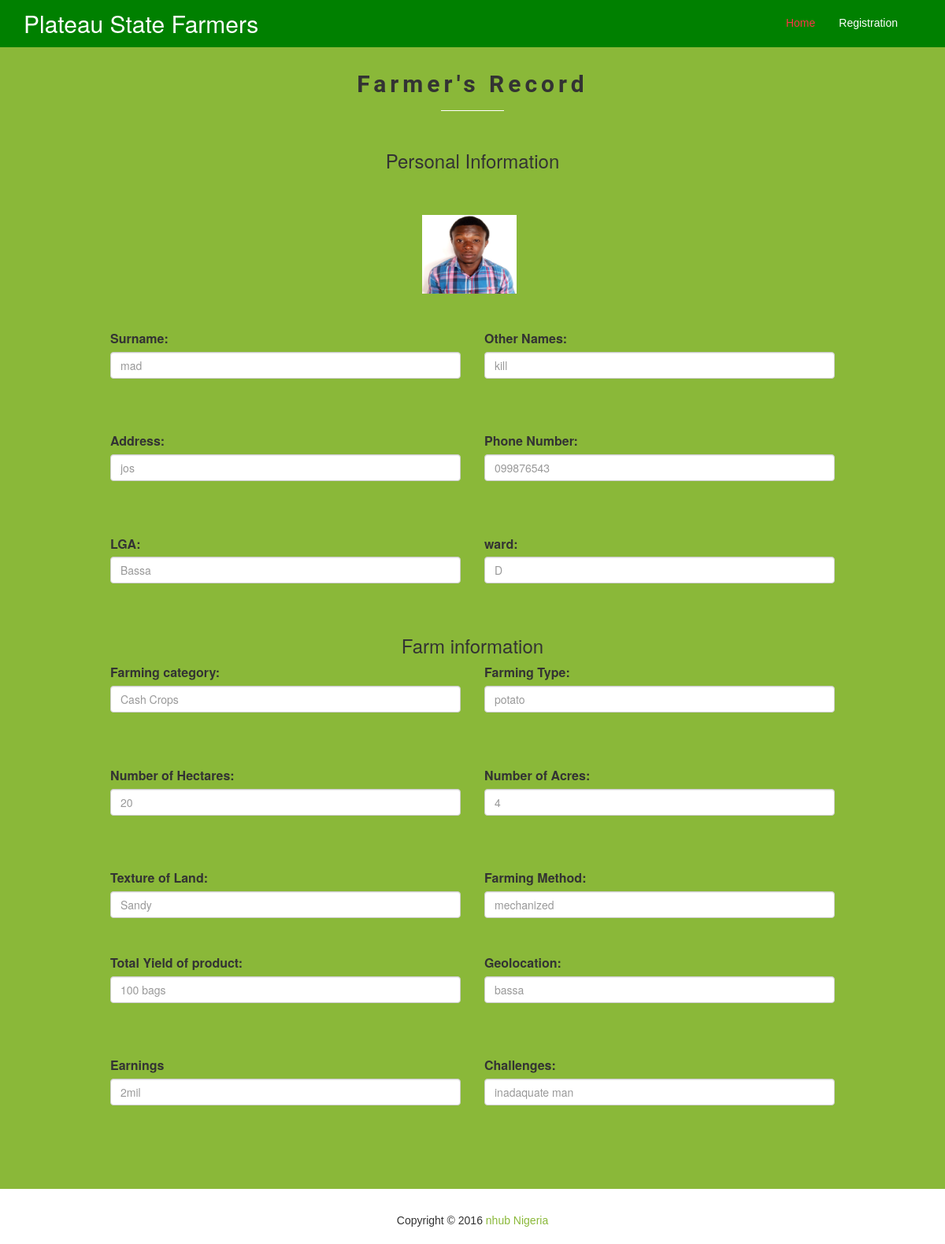
The app's page /display.php?barcode=017202857837 with its own data.
### tables this page shows
CREATE TABLE IF NOT EXISTS `farmers` (
`id` int(10) NOT NULL,
  `surname` varchar(200) NOT NULL,
  `othernames` varchar(200) NOT NULL,
  `picture` varchar(200) NOT NULL,
  `address` varchar(200) NOT NULL,
  `phone_number` varchar(200) NOT NULL,
  `number_of_hectares` varchar(200) NOT NULL,
  `land_texture` varchar(200) NOT NULL,
  `number_of_acres` varchar(200) NOT NULL,
  `product_yield` varchar(200) NOT NULL,
  `geolocation` varchar(200) NOT NULL,
  `earning` varchar(200) NOT NULL,
  `challenges` varchar(200) NOT NULL,
  `farming_method` varchar(200) NOT NULL,
  `LGA_id` int(10) NOT NULL,
  `ward_id` int(10) NOT NULL,
  `farmcat_id` int(10) NOT NULL,
  `farmtype_id` int(10) NOT NULL,
  `barcode` varchar(200) NOT NULL
);

CREATE TABLE IF NOT EXISTS `localgov` (
`id` int(10) NOT NULL,
  `name` varchar(200) NOT NULL
);

CREATE TABLE IF NOT EXISTS `ward` (
`id` int(10) NOT NULL,
  `name` varchar(200) NOT NULL,
  `LGA_id` int(10) NOT NULL
);

CREATE TABLE IF NOT EXISTS `farming_category` (
`id` int(10) NOT NULL,
  `name` varchar(200) NOT NULL
);

CREATE TABLE IF NOT EXISTS `farm_type` (
`id` int(10) NOT NULL,
  `description` varchar(200) NOT NULL,
  `farmcat_id` int(10) NOT NULL
);

### display.php (the view, shortened to what this page needs)
<?php
	$bar= $_GET['barcode'];
	$sql = mysql_query("select * from farmers WHERE barcode='$bar'") or die(mysql_error());
	$g=mysql_fetch_array($sql);
?>
<?php include 'includes/header.php'; ?>
			<div class="col-md-6">
				<nav class="collapse navbar-collapse" id="myNavbar" role="navigation">
					<ul class="nav navbar-nav navbar-right menu">
							<li><a href="index.php" class="page-scroll active">Home</a></li>
							<li><a href="register.php" class="page-scroll">Registration</a></li>
					</ul>
				</nav>
			</div>
		</div>
	</div>
</header>
<div class="container-fluid features" id="section2">
	<div class="container">
		<div class="row">
			<div class="col-md-12">
				<h2 class="text-center features-text" style="color">Farmer's Record</h2>
			</div>
			<form>
			<div class="col-md-12" id="formfont">
				<div class="col-md-1"></div>
				<div class="col-md-10">
					<div class="col-md-12">
						<h3  style="text-align:center">Personal Information</h3><br/><br/>
					</div>
					<div class="row">
					<div class="col-md-5"></div>
						<div class="col-md-2">
								<img src="uploads/<?php echo $g['picture']?>" width="120px" height="100px">
						</div>
					<div class="col-md-5"></div>
					</div>
					<br/><br/>
					<div class="row">
						<div class="col-md-6">
							<label>Surname:</label>
								<input type="text" name="" value="" Placeholder="<?php echo $g['surname']?>" class="form-control">
						</div>
						<div class="col-md-6">
							<label>Other Names:</label>
								<input type="text" name="" value="" Placeholder="<?php echo $g['othernames']?>" class="form-control"><br/>
						</div>
					</div>
					<br/><br/>
					<div class="row">
						<div class="col-md-6">
							<label>Address:</label>
								<input type="text" name="" value="" Placeholder="<?php echo $g['address']?>" class="form-control"><br/>
						</div>
						<div class="col-md-6">
							<label>Phone Number:</label>
								<input type="text" name="" value="" Placeholder="<?php echo $g['phone_number']?>" class="form-control"><br/>
						</div>
					</div>
					<br/><br/>
					<div class="row">
						<div class="col-md-6">
						<?php
							$id=$g['LGA_id'];
							$qwery=mysql_query("SELECT * FROM localgov WHERE id='$id'") or die(mysql_error());
							$lg=mysql_fetch_array($qwery);
						?>
							<label>LGA:</label>
								<input type="text" name="" value="" Placeholder="<?php echo $lg['name']?>" class="form-control"><br/>
						</div>
						<div class="col-md-6">
							<?php
								$id=$g['ward_id'];
								$qwery=mysql_query("SELECT * FROM ward WHERE id='$id'") or die(mysql_error());
								$lg=mysql_fetch_array($qwery);
							?>
							<label>ward:</label>
								<input type="text" name="" value="" Placeholder="<?php echo $lg['name']?>" class="form-control"><br/>
						</div>
					</div><br/>
					<div class="col-md-12">
						<h3  style="text-align:center">Farm information</h3>
					</div>
					<br/><br/>
					<div class="row">
						<div class="col-md-6">
							<?php
								$id=$g['farmcat_id'];
								$qwery=mysql_query("SELECT * FROM farming_category WHERE id='$id'") or die(mysql_error());
								$lg=mysql_fetch_array($qwery);
							?>
							<label>Farming category:</label>
								<input type="text" name="" value="" Placeholder="<?php echo $lg['name'];?>" class="form-control"><br/>
						</div>
						<div class="col-md-6">
							<?php
								$id=$g['farmtype_id'];
								$qwery=mysql_query("SELECT * FROM farm_type WHERE id='$id'") or die(mysql_error());
								$lg=mysql_fetch_array($qwery);
							?>
							<label>Farming Type:</label>
								<input type="text" name="" value="" Placeholder="<?php echo $lg['description']?>" class="form-control"><br/>
						</div>
					</div>
					<br/><br/>
					<div class="row">
						<div class="col-md-6">
							<label>Number of Hectares:</label>
								<input type="text" name="" value="" Placeholder="<?php echo $g['number_of_hectares']?>" class="form-control"><br/>
						</div>
						<div class="col-md-6">
							<label>Number of Acres:</label>
								<input type="text" name="" value="" Placeholder="<?php echo $g['number_of_acres']?>" class="form-control"><br/>
						</div>
					</div>
					<br/><br/>
					<div class="row">
						<div class="col-md-6">
							<label>Texture of Land:</label>
								<input type="text" name="" value="" Placeholder="<?php echo $g['land_texture']?>" class="form-control">
						</div>
						<div class="col-md-6">
							<label>Farming Method:</label>
								<input type="text" name="" value="" Placeholder="<?php echo $g['farming_method'];?>" class="form-control">
						</div>
					</div>
					<br/><br/>
					<div class="row">
						<div class="col-md-6">
							<label>Total Yield of product:</label>
								<input type="text" name="" value="" Placeholder="<?php echo $g['product_yield'];?>" class="form-control"><br/>
						</div>
						<div class="col-md-6">
							<label>Geolocation:</label>
								<input type="text" name="" value="" Placeholder="<?php echo $g['geolocation']; ?>" class="form-control"><br/>
						</div>
					</div>
					<br/><br/>
					<div class="row">
						<div class="col-md-6">
							<label>Earnings</label>								<input type="text" name="" value="" Placeholder="<?php echo $g['earning'];?>" class="form-control"><br/>
						</div>
						<div class="col-md-6">
							<label>Challenges:</label>
								<input type="text" name="" value="" Placeholder="<?php echo $g['challenges'];?>" class="form-control"><br/>
						</div>
					</div>
					<br/>
				</div>
				<div class="col-md-1"></div>
			</div>
			</form>
		</div>
	</div>
</div>
<?php include 'includes/footer.php'; ?>

### includes/header.php (shortened to what this page needs)
<!DOCTYPE html>
<html>
<head>
	<link href="css/bootstrap.min.css" rel="stylesheet">
	<link rel="stylesheet" href="style.css" type="text/css">
	<link href="css/lightbox.css" rel="stylesheet">
</head>
<body>
<header class="header">
	<div class="container">
		<div class="row">
			<div class="col-md-6 ">
				<div class="navbar-header">
      					<a class="navbar-brand logo" href="index.php">Plateau State Farmers</a>
    			</div>
			</div>

### includes/footer.php
<div class="container-fluid footer">
	<div class="row">
		<div class="col-md-12">
			<p><p>Copyright &copy; 2016 <a href="nhubnigeria.com">nhub Nigeria</a></p>
		</div>
	</div>
</div>
</body>
</html>

### style.css (style rules this page uses)
.header { background: green; height: 60px; position: fixed; width: 100%; z-index:9999; }
.logo { color: #fff; font-weight: 100; font-size: 30px; padding: 0px !important; line-height: 60px; }
.menu { margin:0px !important; border: none; }
.menu li a { color: #fff; font-weight:500; font-family: 'Poppins', sans-serif; line-height: 29px; background-color: green; z-index:999; }
.features { background: #8ab839; padding: 60px 0px; }
.features-text { font-family: 'Roboto', sans-serif; font-weight: 700; letter-spacing: 5px; margin-bottom:30px; margin-top:30px; }
h2.features-text::after { display: block; margin: 17px auto 0px; width: 80px; height: 1px; background: #FFF none repeat scroll 0% 0%; content: ""; }
.active { color:#fa3447 !important; }
input[placeholder], [placeholder], *[placeholder] { color: #212A3F !important; }
.footer { margin: 20px 0px 10px; float: left; text-align: center; width: 100%; }
.footer p { text-align: center; font-family: 'Poppins', sans-serif; }
.footer p a { color: #8AB839; font-family: 'Poppins', sans-serif; }
#formfont { font-weight: 30px; font-size: 16px; }

### css/lightbox.css (style rules this page uses)
body:after { content: url(../images/close.png) url(../images/loading.gif) url(../images/prev.png) url(../images/next.png); display: none; }

### records on screen
farmers: picture (picture), surname "mad", othernames "kill", address "jos", phone_number "099876543", number_of_hectares "20", number_of_acres "4", land_texture "Sandy", farming_method "mechanized", product_yield "100 bags", geolocation "bassa", earning "2mil", challenges "inadaquate man"
localgov: name "Bassa"
ward: name "D"
farming_category: name "Cash Crops"
farm_type: description "potato"
